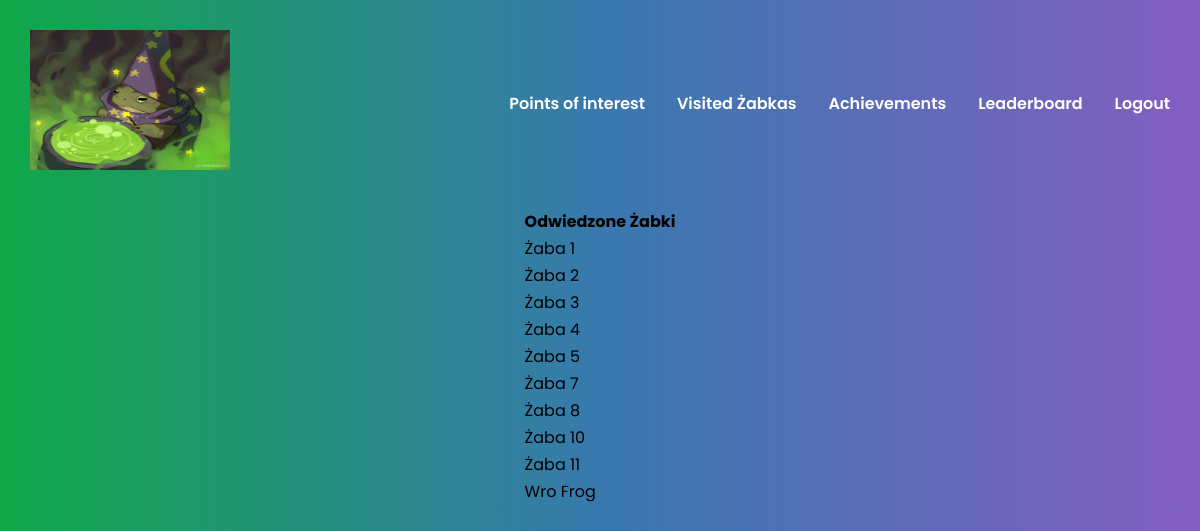
/visited (signed in), run on the app's committed database.
### get_all_frogs/models.py (models this page shows)
class VisitedZabkas(models.Model):
    zabka = models.ManyToManyField(Zabka)
    visitor = models.ForeignKey(User, on_delete = models.CASCADE)

class Zabka(models.Model):
    localization = models.CharField(max_length=200, blank=False, null=True)
    token = models.CharField(max_length=10, blank=False, null=True, default=generate_token)
    name = models.CharField(max_length=10, blank=False, null=True)
    created_at = models.DateTimeField(auto_now_add=True)

### pages/views.py (the view)
# urls.py: path('visited', views.visited_zabkas, name='visited'),
def visited_zabkas(request):
    if request.user.is_authenticated:
        visited_list = VisitedZabkas.objects.filter(visitor=request.user)
        return render(request, 'pages/visited.html', {'visited_list': visited_list})
    return render(request, 'pages/home.html')

### pages/templates/pages/visited.html
{% extends 'index.html' %}
{% block content %}
{% for visited in visited_list %}
<center>
    <table>
        <thead>
            <tr>
                <th>
                    Odwiedzone Żabki
                </th>
            </tr>
        </thead>
        <tbody>
            {% for zabka in visited.zabka.all %}
            <tr>
                <td>
                    {{ zabka.name }}
                </td>
            </tr>
            {% endfor %}
        </tbody>
    </table>
</center>
{% endfor %}
{% endblock %}

### mystaticfiles/style.css (style rules this page uses)
* { margin: 0; padding: 0; font-family: 'Poppins', sans-serif; }
body { min-height: 100vh; opacity: 0; background: linear-gradient(90deg, #10a848, #3879ae,#845EC2); transition: opacity 3s; display: flex; flex-direction: column; }

### data on the page
Zabka: name "Żaba 1"
Zabka: name "Żaba 2"
Zabka: name "Żaba 3"
Zabka: name "Żaba 4"
Zabka: name "Żaba 5"
Zabka: name "Żaba 7"
Zabka: name "Żaba 8"
Zabka: name "Żaba 10"
Zabka: name "Żaba 11"
Zabka: name "Wro Frog"
